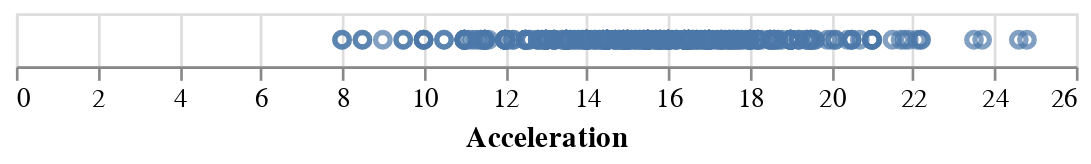

Notebook source saved alongside this figure:
### Markdown cell above
So you just see one *point*. But actually this is not a single point. This is every row of the dataset represented as a point at the same location. Because there is no specification about where to put the points, it simply draws everything on top of each other. Let's specify how to spread them across the horizontal axis.

### Code cell
alt.Chart(cars).mark_point().encode(
    x='Acceleration',
)

### Figure 1 — Vega-Lite specification as saved in the notebook (floating-point values rounded to 4 significant figures; data arrays with more than 128 entries replaced by an {"elided": "..."} marker saying what was removed)
{"config": {"view": {"continuousWidth": 400, "continuousHeight": 300}}, "data": {"name": "data-f02450ab61490a1363517a0190416235"}, "mark": "point", "encoding": {"x": {"type": "quantitative", "field": "Acceleration"}}, "$schema": "https://vega.github.io/schema/vega-lite/v4.8.1.json", "datasets": {"data-f02450ab61490a1363517a0190416235": {"elided": "406 records"}}}
